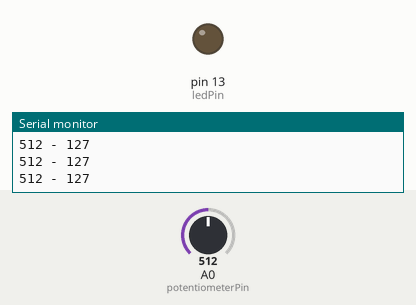
Recording of a sketch running on a simulated Arduino Uno, built with avr-gcc and run on an emulated ATmega328P. Parts: output pins drawn as LEDs (lit = HIGH), the last lines printed to the serial monitor. The inputs (shaded band) are chosen by the test bench; at power-on: A0 (potentiometerPin) = 512.

Above: at 1.2 s.
1.3 s: A0 (potentiometerPin) set to 521
At 2.4 s:
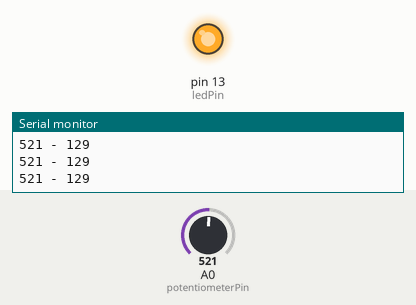
2.8 s: A0 (potentiometerPin) set to 511
At 3.5 s:
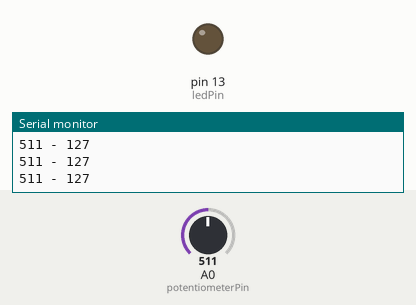
4.3 s: A0 (potentiometerPin) set to 716
At 4.6 s:
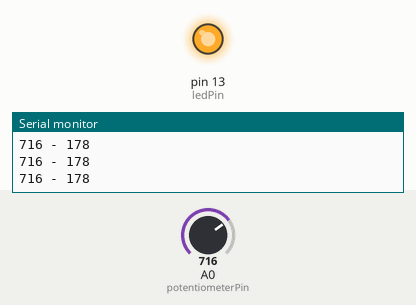
Timing chart, 0 to 7.3 s (numbered marks = the images above; inputs shaded):
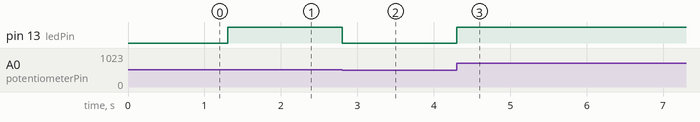

The sketch:

Potentiometer.ino
```cpp
int potentiometerPin = 0;
int ledPin = 13;
int potentiometerVal = 0;

void setup()
{
  Serial.begin(9600);          //  setup serial
}

void loop()
{
  potentiometerVal = analogRead(potentiometerPin);

 int mappedVal = map(potentiometerVal,0,1023,0,255);
 Serial.print(potentiometerVal);
 Serial.print(" - ");
 Serial.println(mappedVal);
 analogWrite(ledPin,mappedVal);
 delay(10);
}
```

Measured:
- the behaviour switches between 513 and 514 on A0 (potentiometerPin) (found by bisection; images 0 and 1)
- after the input at 1.3 s, pin 13 (ledPin): LOW → HIGH at once
- after the input at 2.8 s, pin 13 (ledPin): HIGH → LOW at once
- after the input at 4.3 s, pin 13 (ledPin): LOW → HIGH at once
